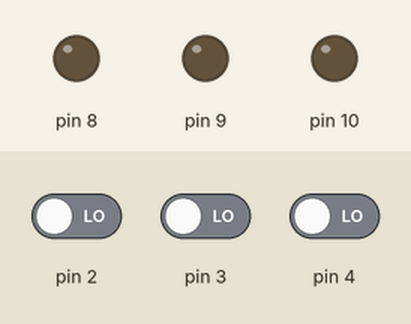
Recording of a sketch running on a simulated Arduino Uno, built with avr-gcc and run on an emulated ATmega328P. On the bench: output pins drawn as LEDs (lit = HIGH). The inputs (shaded band) are chosen by the test bench; at power-on: pin 2 LOW, pin 3 LOW, pin 4 LOW.

Above: at 1.2 s.
1.3 s: pin 2 driven HIGH
At 2.0 s:
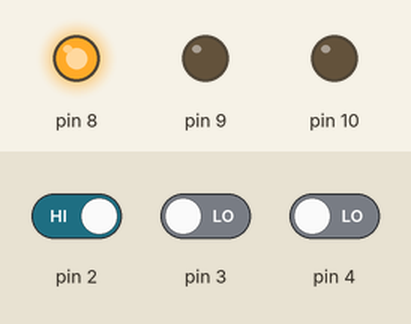
2.8 s: pin 3 driven HIGH
At 3.2 s:
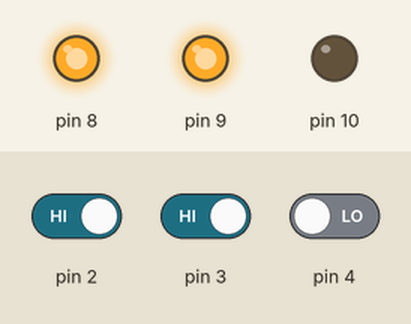
4.3 s: pin 4 driven HIGH
At 5.5 s:
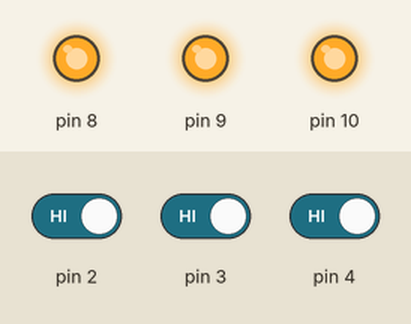
5.8 s: pin 2 driven LOW
At 6.7 s:
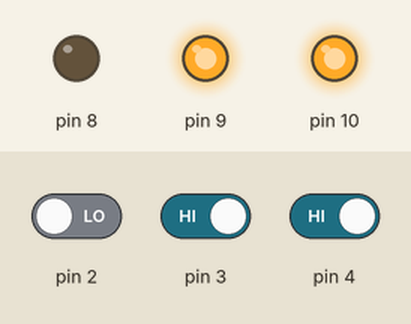
7.3 s: pin 3 driven LOW
At 7.8 s:
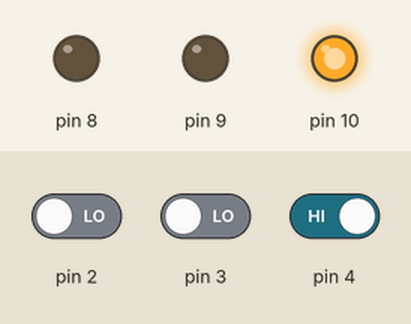
8.8 s: pin 2 driven HIGH
At 10.1 s:
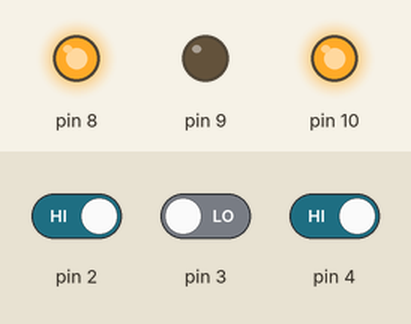
Timing chart, 0 to 11.3 s (numbered marks = the images above; inputs shaded):
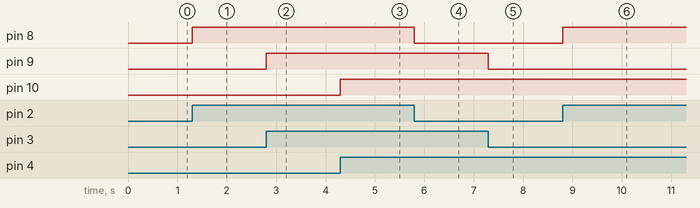

The sketch:

2_lab4_PushButton2.ino
```cpp
// 202037071 정지우

int buttonState1 = 0;
int buttonState2 = 0;
int buttonState3 = 0;

void setup() {
  // put your setup code here, to run once:
  pinMode(8, OUTPUT);
  pinMode(9, OUTPUT);
  pinMode(10, OUTPUT);
  pinMode(2, INPUT);
  pinMode(3, INPUT);
  pinMode(4, INPUT);
}

void loop() {
  // put your main code here, to run repeatedly:
  if (digitalRead(2) == HIGH)
    digitalWrite(8, HIGH);
  else
    digitalWrite(8, LOW);
  if (digitalRead(3) == HIGH)
    digitalWrite(9, HIGH);
  else
    digitalWrite(9, LOW);
  if (digitalRead(4) == HIGH)
    digitalWrite(10, HIGH);
  else
    digitalWrite(10, LOW);

}
```

Measured:
- after the input at 1.3 s, pin 8: LOW → HIGH at once
- after the input at 2.8 s, pin 9: LOW → HIGH at once
- after the input at 4.3 s, pin 10: LOW → HIGH at once
- after the input at 5.8 s, pin 8: HIGH → LOW at once
- after the input at 7.3 s, pin 9: HIGH → LOW at once
- after the input at 8.8 s, pin 8: LOW → HIGH at once
